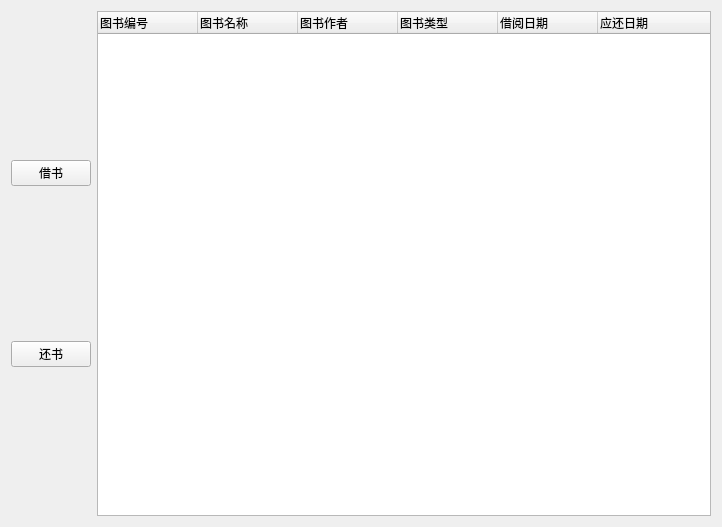
<?xml version="1.0" encoding="UTF-8"?>
<ui version="4.0">
 <class>UserInterface</class>
 <widget class="QWidget" name="UserInterface">
  <property name="geometry">
   <rect>
    <x>0</x>
    <y>0</y>
    <width>722</width>
    <height>527</height>
   </rect>
  </property>
  <property name="windowTitle">
   <string>Form</string>
  </property>
  <layout class="QHBoxLayout" name="horizontalLayout_2">
   <item>
    <layout class="QHBoxLayout" name="horizontalLayout">
     <item>
      <layout class="QVBoxLayout" name="verticalLayout">
       <item>
        <widget class="QPushButton" name="borrowPushButton">
         <property name="text">
          <string>借书</string>
         </property>
        </widget>
       </item>
       <item>
        <widget class="QPushButton" name="returnPushButton">
         <property name="text">
          <string>还书</string>
         </property>
        </widget>
       </item>
      </layout>
     </item>
     <item>
      <widget class="QTreeWidget" name="treeWidget">
       <column>
        <property name="text">
         <string>图书编号</string>
        </property>
       </column>
       <column>
        <property name="text">
         <string>图书名称</string>
        </property>
       </column>
       <column>
        <property name="text">
         <string>图书作者</string>
        </property>
       </column>
       <column>
        <property name="text">
         <string>图书类型</string>
        </property>
       </column>
       <column>
        <property name="text">
         <string>借阅日期</string>
        </property>
       </column>
       <column>
        <property name="text">
         <string>应还日期</string>
        </property>
       </column>
      </widget>
     </item>
    </layout>
   </item>
  </layout>
 </widget>
 <resources/>
 <connections/>
</ui>
